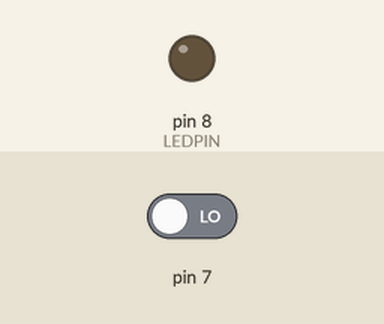
Bench run of a sketch on a simulated Arduino Uno, built with avr-gcc and run on an emulated ATmega328P. Parts: output pins drawn as LEDs (lit = HIGH). The test bench sets the inputs (shaded band); at power-on: pin 7 LOW.

Above: at 1.2 s.
1.3 s: pin 7 driven HIGH
At 2.5 s:
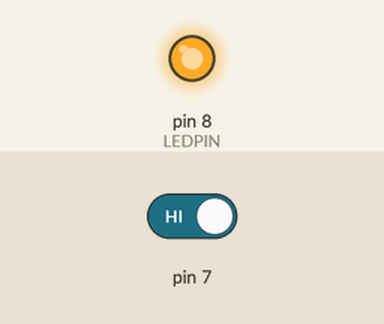
2.8 s: pin 7 driven LOW
At 3.8 s:
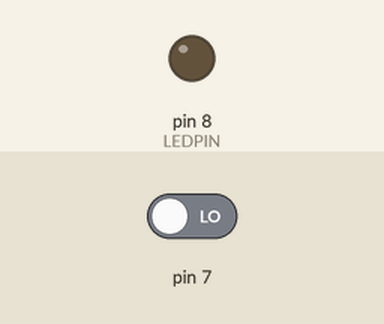
Timing chart, 0 to 5.8 s (numbered marks = the images above; inputs shaded):
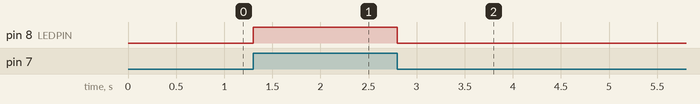

The sketch:

button.ino
```cpp
int LEDPIN = 8;
int BUTTON = 7;
void setup() {
pinMode(8,OUTPUT);
pinMode (7, INPUT);

Serial.begin(9600);

}

void loop() {
  // put your main code here, to run repeatedly:
  if (digitalRead(7) == HIGH) {
    digitalWrite(8, HIGH);
  }
  else{
    digitalWrite (8, LOW);
  }
}
```

Measured:
- after the input at 1.3 s, pin 8 (LEDPIN): LOW → HIGH at once
- after the input at 2.8 s, pin 8 (LEDPIN): HIGH → LOW at once
